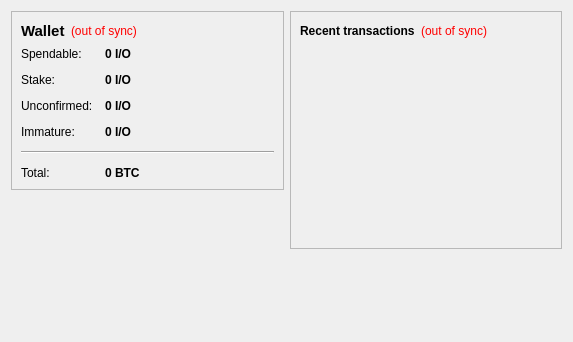
<?xml version="1.0" encoding="UTF-8"?>
<ui version="4.0">
 <class>OverviewPage</class>
 <widget class="QWidget" name="OverviewPage">
  <property name="geometry">
   <rect>
    <x>0</x>
    <y>0</y>
    <width>573</width>
    <height>342</height>
   </rect>
  </property>
  <property name="windowTitle">
   <string>Form</string>
  </property>
  <layout class="QHBoxLayout" name="horizontalLayout" stretch="1,1">
   <item>
    <layout class="QVBoxLayout" name="verticalLayout_2">
     <item>
      <widget class="QFrame" name="frame">
       <property name="frameShape">
        <enum>QFrame::StyledPanel</enum>
       </property>
       <property name="frameShadow">
        <enum>QFrame::Raised</enum>
       </property>
       <layout class="QVBoxLayout" name="verticalLayout_4">
        <item>
         <layout class="QHBoxLayout" name="horizontalLayout_4">
          <item>
           <widget class="QLabel" name="label_5">
            <property name="font">
             <font>
              <pointsize>11</pointsize>
              <weight>75</weight>
              <bold>true</bold>
             </font>
            </property>
            <property name="text">
             <string>Wallet</string>
            </property>
           </widget>
          </item>
          <item>
           <widget class="QLabel" name="labelWalletStatus">
            <property name="toolTip">
             <string>The displayed information may be out of date. Your wallet automatically synchronizes with the DECOIN network after a connection is established, but this process has not completed yet.</string>
            </property>
            <property name="styleSheet">
             <string notr="true">QLabel { color: red; }</string>
            </property>
            <property name="text">
             <string notr="true">(out of sync)</string>
            </property>
            <property name="alignment">
             <set>Qt::AlignLeading|Qt::AlignLeft|Qt::AlignVCenter</set>
            </property>
           </widget>
          </item>
          <item>
           <spacer name="horizontalSpacer_2">
            <property name="orientation">
             <enum>Qt::Horizontal</enum>
            </property>
            <property name="sizeHint" stdset="0">
             <size>
              <width>40</width>
              <height>20</height>
             </size>
            </property>
           </spacer>
          </item>
         </layout>
        </item>
        <item>
         <layout class="QFormLayout" name="formLayout_2">
          <property name="fieldGrowthPolicy">
           <enum>QFormLayout::AllNonFixedFieldsGrow</enum>
          </property>
          <property name="horizontalSpacing">
           <number>12</number>
          </property>
          <property name="verticalSpacing">
           <number>12</number>
          </property>
          <item row="0" column="0">
           <widget class="QLabel" name="label">
            <property name="text">
             <string>Spendable:</string>
            </property>
           </widget>
          </item>
          <item row="0" column="1">
           <widget class="QLabel" name="labelBalance">
            <property name="font">
             <font>
              <weight>75</weight>
              <bold>true</bold>
             </font>
            </property>
            <property name="cursor">
             <cursorShape>IBeamCursor</cursorShape>
            </property>
            <property name="toolTip">
             <string>Your current spendable balance</string>
            </property>
            <property name="text">
             <string notr="true">0 I/O</string>
            </property>
            <property name="textInteractionFlags">
             <set>Qt::LinksAccessibleByMouse|Qt::TextSelectableByKeyboard|Qt::TextSelectableByMouse</set>
            </property>
           </widget>
          </item>
          <item row="1" column="0">
           <widget class="QLabel" name="label_6">
            <property name="text">
             <string>Stake:</string>
            </property>
           </widget>
          </item>
          <item row="1" column="1">
           <widget class="QLabel" name="labelStake">
            <property name="font">
             <font>
              <weight>75</weight>
              <bold>true</bold>
             </font>
            </property>
            <property name="cursor">
             <cursorShape>IBeamCursor</cursorShape>
            </property>
            <property name="toolTip">
             <string>Total of coins that was staked, and do not yet count toward the current balance</string>
            </property>
            <property name="text">
             <string notr="true">0 I/O</string>
            </property>
            <property name="textInteractionFlags">
             <set>Qt::LinksAccessibleByMouse|Qt::TextSelectableByKeyboard|Qt::TextSelectableByMouse</set>
            </property>
           </widget>
          </item>
          <item row="2" column="0">
           <widget class="QLabel" name="label_3">
            <property name="text">
             <string>Unconfirmed:</string>
            </property>
           </widget>
          </item>
          <item row="2" column="1">
           <widget class="QLabel" name="labelUnconfirmed">
            <property name="font">
             <font>
              <weight>75</weight>
              <bold>true</bold>
             </font>
            </property>
            <property name="cursor">
             <cursorShape>IBeamCursor</cursorShape>
            </property>
            <property name="toolTip">
             <string>Total of transactions that have yet to be confirmed, and do not yet count toward the current balance</string>
            </property>
            <property name="text">
             <string notr="true">0 I/O</string>
            </property>
            <property name="textInteractionFlags">
             <set>Qt::LinksAccessibleByMouse|Qt::TextSelectableByKeyboard|Qt::TextSelectableByMouse</set>
            </property>
           </widget>
          </item>
          <item row="3" column="0">
           <widget class="QLabel" name="labelImmatureText">
            <property name="text">
             <string>Immature:</string>
            </property>
           </widget>
          </item>
          <item row="3" column="1">
           <widget class="QLabel" name="labelImmature">
            <property name="font">
             <font>
              <weight>75</weight>
              <bold>true</bold>
             </font>
            </property>
            <property name="toolTip">
             <string>Mined balance that has not yet matured</string>
            </property>
            <property name="text">
             <string notr="true">0 I/O</string>
            </property>
            <property name="textInteractionFlags">
             <set>Qt::LinksAccessibleByMouse|Qt::TextSelectableByKeyboard|Qt::TextSelectableByMouse</set>
            </property>
           </widget>
          </item>
          <item row="4" column="0" colspan="2">
           <widget class="Line" name="line">
            <property name="orientation">
             <enum>Qt::Horizontal</enum>
            </property>
           </widget>
          </item>
          <item row="5" column="0">
           <widget class="QLabel" name="labelTotalText">
            <property name="text">
             <string>Total:</string>
            </property>
           </widget>
          </item>
          <item row="5" column="1">
           <widget class="QLabel" name="labelTotal">
            <property name="font">
             <font>
              <weight>75</weight>
              <bold>true</bold>
             </font>
            </property>
            <property name="cursor">
             <cursorShape>IBeamCursor</cursorShape>
            </property>
            <property name="toolTip">
             <string>Your current total balance</string>
            </property>
            <property name="text">
             <string notr="true">0 BTC</string>
            </property>
            <property name="textInteractionFlags">
             <set>Qt::LinksAccessibleByMouse|Qt::TextSelectableByKeyboard|Qt::TextSelectableByMouse</set>
            </property>
           </widget>
          </item>
         </layout>
        </item>
       </layout>
      </widget>
     </item>
     <item>
      <spacer name="verticalSpacer">
       <property name="orientation">
        <enum>Qt::Vertical</enum>
       </property>
       <property name="sizeHint" stdset="0">
        <size>
         <width>20</width>
         <height>40</height>
        </size>
       </property>
      </spacer>
     </item>
    </layout>
   </item>
   <item>
    <layout class="QVBoxLayout" name="verticalLayout_3">
     <item>
      <widget class="QFrame" name="frame_2">
       <property name="frameShape">
        <enum>QFrame::StyledPanel</enum>
       </property>
       <property name="frameShadow">
        <enum>QFrame::Raised</enum>
       </property>
       <layout class="QVBoxLayout" name="verticalLayout">
        <item>
         <layout class="QHBoxLayout" name="horizontalLayout_2">
          <item>
           <widget class="QLabel" name="label_4">
            <property name="text">
             <string>&lt;b&gt;Recent transactions&lt;/b&gt;</string>
            </property>
           </widget>
          </item>
          <item>
           <widget class="QLabel" name="labelTransactionsStatus">
            <property name="toolTip">
             <string>The displayed information may be out of date. Your wallet automatically synchronizes with the DECOIN network after a connection is established, but this process has not completed yet.</string>
            </property>
            <property name="styleSheet">
             <string notr="true">QLabel { color: red; }</string>
            </property>
            <property name="text">
             <string notr="true">(out of sync)</string>
            </property>
            <property name="alignment">
             <set>Qt::AlignRight|Qt::AlignTrailing|Qt::AlignVCenter</set>
            </property>
           </widget>
          </item>
          <item>
           <spacer name="horizontalSpacer">
            <property name="orientation">
             <enum>Qt::Horizontal</enum>
            </property>
            <property name="sizeHint" stdset="0">
             <size>
              <width>40</width>
              <height>20</height>
             </size>
            </property>
           </spacer>
          </item>
         </layout>
        </item>
        <item>
         <widget class="QListView" name="listTransactions">
          <property name="styleSheet">
           <string notr="true">QListView { background: transparent; }</string>
          </property>
          <property name="frameShape">
           <enum>QFrame::NoFrame</enum>
          </property>
          <property name="verticalScrollBarPolicy">
           <enum>Qt::ScrollBarAlwaysOff</enum>
          </property>
          <property name="horizontalScrollBarPolicy">
           <enum>Qt::ScrollBarAlwaysOff</enum>
          </property>
          <property name="selectionMode">
           <enum>QAbstractItemView::NoSelection</enum>
          </property>
         </widget>
        </item>
       </layout>
      </widget>
     </item>
     <item>
      <spacer name="verticalSpacer_2">
       <property name="orientation">
        <enum>Qt::Vertical</enum>
       </property>
       <property name="sizeHint" stdset="0">
        <size>
         <width>20</width>
         <height>40</height>
        </size>
       </property>
      </spacer>
     </item>
    </layout>
   </item>
  </layout>
 </widget>
 <resources/>
 <connections/>
</ui>
